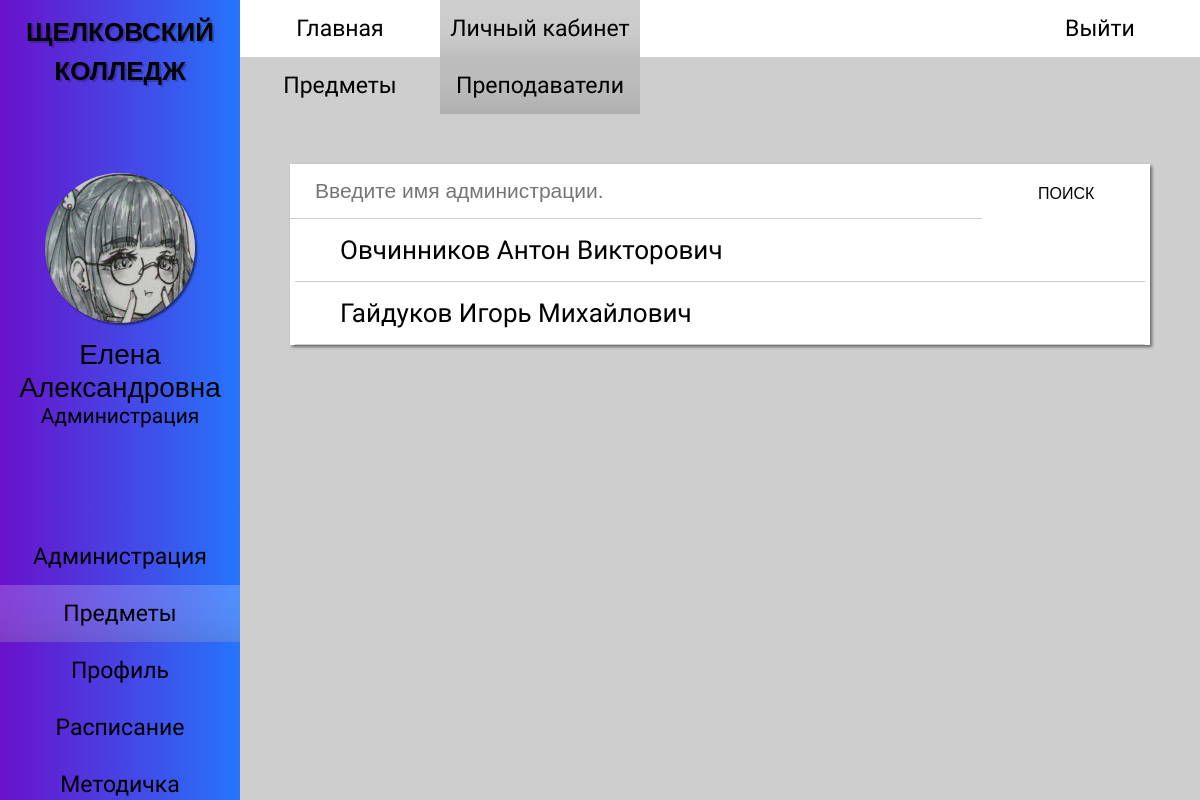
The app's page /subject_teacher.php (signed in) with its own data.
### tables this page shows
CREATE TABLE `teachers` (
  `id_teacher` int(11) NOT NULL,
  `name` varchar(50) NOT NULL,
  `birth` date NOT NULL,
  `number` varchar(12) NOT NULL,
  `id_role` int(11) NOT NULL,
  `id_user` int(11) NOT NULL,
  `id_classroom` int(11) NOT NULL,
  `email` varchar(50) NOT NULL
);

### subject_teacher.php (the view, shortened to what this page needs)
<?
$user_info = $_SESSION['user_info'];
$user_fio = explode(' ', $user_info[0]);
$user_info[0] = $user_fio[1].' '.$user_fio[2];
require_once 'php/connection.php';
$query_taecher_list = "SELECT id_teacher, teachers.name FROM teachers ";
$result_teacher_list = mysqli_query($link, $query_taecher_list);
?>
<!DOCTYPE html>
<html>
<head>
    <link rel="stylesheet" href="styles/style_admin.css">
    <link rel="stylesheet" href="styles/contents/style_subject_teachery.css">
    <link rel="stylesheet" href="styles/style_adaptability.css">
</head>
<body>
    <div id="main-wrapper">
        <div id="wrapper-one">
            <div id="side-bar">
                <div class="hm-logo">
                    <h2> <a href="index.php"> ЩЕЛКОВСКИЙ <br> КОЛЛЕДЖ </a> </h2>
                </div>
                <div class="sb-profile">
                    <img src="images/avatar.jpg">
                    <? echo " <p class='sb-name'> $user_info[0] </p>"; ?>
                    <? echo "<p class='sb-role'> $user_info[1] </p>"; ?>
                </div>
                <div class="sb-menu">
                    <ul>
                        <li> <a href="administration.php"> Администрация </a> </li>
                        <li> <a href="subject.php" id="sb-menu_active"> Предметы </a> </li>
                        <li> <a href="student_you.php"> Профиль </a> </li>
                        <li> <a href="schedule.php"> Расписание </a> </li>
                        <li> <a href="metodichka.php"> Методичка </a> </li>
                    </ul>
                </div>
            </div>
        </div>
        <div id="wrapper-two">
            <div id="header-menu">
                <div class="hm-menu">
                    <ul>
                        <li> <a href="index.php"> Главная </a> </li>
                        <li> <a href="student_you.php" id="hm-menu_active"> Личный кабинет</a> </li>
                    </ul>
                </div>
                <div class="hm-login">
                    <a href="php/logout.php"> Выйти </a>
                </div>
            </div>
            <div id="nav-menu">
                <ul>
                    <li> <a href="subject.php"> Предметы </a> </li>
                    <li> <a href="subject_teacher.php" id="nav-menu_active"> Преподаватели </a> </li>
                </ul>
            </div>
            <div id="content">
                <div class="items">
                    <form id="search-form" method="GET">
                        <div class="s-b">
                            <input id="enter" type="text" placeholder="Введите имя администрации." value="" name="search-field">
                            <input id="search" type="submit" value="ПОИСК" name="search-button">
                        </div>
                    </form>
                    <form method="GET" action="subject_teacher_profile.php">
                        <?
                        while ($data_teacher_list = mysqli_fetch_row($result_teacher_list))
                        {
                            echo "<p class='text-p'> $data_teacher_list[1] <input class='p-button' type='submit' name='id' value='$data_teacher_list[0]'> </p>";
                            echo "<hr>";
                        }
                        ?>
                    </form>
                </div>
            </div>
        </div>
    </div>
</body>
</html>

### styles/style_admin.css (style rules this page uses)
* { box-sizing: border-box; margin: 0; padding: 0; }
html, head, body, #main-wrapper { font-family: "PT Sans Narrow", sans-serif, "Roboto", sans-serif, "Oswald", sans-serif; overflow-y: hidden; height: 100% !important; min-height: 100%; background-color: #CECECE; }
#wrapper-one { float: left; width: 20%; min-height: 100%; }
#wrapper-two { float: right; overflow-y: scroll; width: 80%; min-height: 100%; }
#wrapper-one { position: relative; z-index: 15; float: left; overflow: hidden; overflow: scroll; width: 20%; height: 100%; background-image: linear-gradient(to right, #6A11CB 0%, #2575FC 100%); -ms-overflow-style: none; scrollbar-width: none; }
.hm-logo h2 { font-family: "Oswald", sans-serif; font-size: 26px; padding: 10px 0; text-align: center; text-shadow: 2px 2px 0 rgba(0,0,0,0.2); }
.sb-profile img { display: block; width: 150px; height: 150px; margin: 75px auto 15px auto; border-radius: 100%; box-shadow: 2px 2px 2px 0 rgba(0,0,0,0.5); }
.sb-profile .sb-name { font-family: "Roboto", sans-serif; font-size: 28px; text-align: center; }
.sb-profile .sb-role { font-size: 21px; text-align: center; }
.sb-menu { display: flex; flex-direction: column; padding: 100px 0; }
.sb-menu ul { display: flex; flex-direction: column; width: 100%; list-style-type: none; }
.sb-menu a { font-size: 23px; display: block; width: 100%; padding: 15px 0 15px 0; transition: 0.3s linear; text-align: center; text-decoration: none; color: black; }
.sb-menu a:hover, #sb-menu_active { transition: 0.2s linear; background-color: rgba(255,255,255,0.2); box-shadow: 0 -75px 85px -130px rgba(0,0,0,0.85) inset; }
#header-menu { display: flex; background-color: white; flex-wrap: wrap; }
.hm-menu { display: flex; flex-wrap: wrap; }
.hm-menu ul { display: flex; width: 100%; list-style-type: none; flex-wrap: wrap; }
.hm-menu a { font-size: 23px; display: block; width: 100%; min-width: 200px; padding: 15px 0 15px 0; transition: 0.3s linear; text-align: center; text-decoration: none; color: black; }
.hm-menu a:hover, #hm-menu_active { transition: 0.2s linear; background-color: #CECECE; box-shadow: 0 -75px 85px -130px rgba(0,0,0,0.85) inset; }
.hm-login { margin-left: auto; }
.hm-login a { font-size: 23px; display: block; min-width: 200px; padding: 15px 0 15px 0; transition: 0.3s linear; text-align: center; text-decoration: none; color: black; background-color: white; }
.hm-logo a { text-decoration: none; color: black; }
#nav-menu { display: flex; background-color: #CECECE; flex-wrap: wrap; }
#nav-menu ul { font-size: 23px; display: flex; width: 100%; list-style-type: none; flex-wrap: wrap; }
#nav-menu a { display: block; width: 100%; min-width: 200px; padding: 15px 0 15px 0; transition: 0.3s linear; text-align: center; text-decoration: none; color: black; }
#nav-menu a:hover, #nav-menu_active { transition: 0.2s linear; background-color: #BDBDBD; box-shadow: 0 -75px 85px -130px rgba(0,0,0,0.85) inset; }
#content { padding: 50px; }
.text-p { font-size: 26px; position: relative; width: 100%; padding: 16px 0px; transition: 0.2s linear; text-indent: 50px; }
.s-b { display: flex; }
.s-b input { flex-grow: 1; }

### styles/contents/style_subject_teachery.css (style rules this page uses)
#content { height: 100%; }
#enter { font-size: 21px; width: 80%; height: 55px; text-indent: 25px; border: none; border-bottom: 1px solid rgba(0,0,0,0.2); }
#search { font-family: "Oswald", sans-serif; font-size: 16px; float: right; width: 19%; height: 55px; transition: 0.2s linear; text-align: center; border: none; background-color: white; }
#content hr { margin: 0 5px; border: 0; border-bottom: 1px solid #CCCCCC; background: #999999; }
#content .items { background-color: white; box-shadow: 2px 2px 3px 0 rgba(0,0,0,0.5); }
#content .items p { margin: 0 auto; }

### styles/style_adaptability.css (style rules this page uses)
#main-wrapper { min-width: 800px; }
@media screen and (max-width: 1210px) { .hm-logo { width: 100%; } }
@media screen and (max-width: 1210px) { .hm-menu { align-items: center; justify-content: center; } }

### records on screen
teachers: name "Овчинников Антон Викторович"
teachers: name "Гайдуков Игорь Михайлович"

### other values on screen
$user_info[0] "Елена Александровна"
$user_info[1] "Администрация"
